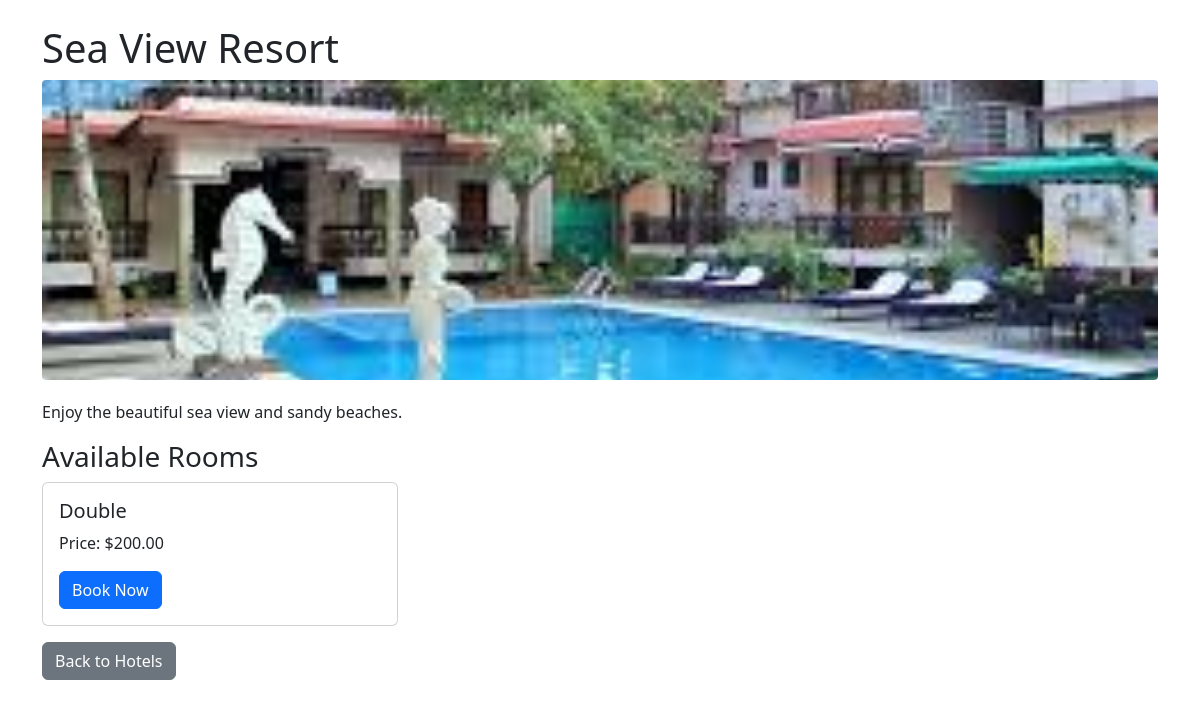
/hotel/22/, run on the app's committed database.
### booking/models.py (models this page shows, shortened)
class Hotel(models.Model):
    name = models.CharField(max_length=200)
    location = models.CharField(max_length=200)
    description = models.TextField()
    image = models.ImageField(upload_to='hotel_images/', blank=True, null=True)
    rating = models.DecimalField(max_digits=3, decimal_places=2, default=0.0)
    amenities = models.JSONField(default=list, blank=True)

class Room(models.Model):
    hotel = models.ForeignKey(Hotel, on_delete=models.CASCADE, related_name='rooms')
    room_type = models.CharField(max_length=100)
    price = models.DecimalField(max_digits=8, decimal_places=2)
    availability = models.BooleanField(default=True)

### booking/views.py (the view)
# urls.py: path('hotel/<int:hotel_id>/', views.hotel_detail, name='hotel_detail'),
def hotel_detail(request, hotel_id):
    hotel = get_object_or_404(Hotel, pk=hotel_id)
    rooms = hotel.rooms.filter(availability=True)
    return render(request, 'booking/hotel_detail.html', {'hotel': hotel, 'rooms': rooms})

### booking/templates/booking/hotel_detail.html (shortened to what this page needs)
<!DOCTYPE html>
<html>
<head>
    <link href="https://cdn.jsdelivr.net/npm/bootstrap@5.3.0/dist/css/bootstrap.min.css" rel="stylesheet">
</head>
<body>
<div class="container mt-4 fade-in">
    <h1>{{ hotel.name }}</h1>
    {% if hotel.image %}
    <img src="{{ hotel.image.url }}" alt="{{ hotel.name }}" class="hotel-image">
    {% else %}
    <img src="https://via.placeholder.com/800x300?text=No+Image" alt="No Image" class="hotel-image">
    {% endif %}
    <p>{{ hotel.description }}</p>
    <h3>Available Rooms</h3>
    <div class="row row-cols-1 row-cols-md-3 g-4">
        {% for room in rooms %}
        <div class="col">
            <div class="card room-card h-100">
                <div class="card-body">
                    <h5 class="card-title">{{ room.room_type }}</h5>
                    <p class="card-text">Price: ${{ room.price }}</p>
                    <a href="{% url 'booking:book_room' room.id %}" class="btn btn-primary">Book Now</a>
                </div>
            </div>
        </div>
        {% empty %}
        <p>No rooms available.</p>
        {% endfor %}
    </div>
    <a href="{% url 'booking:hotel_list' %}" class="btn btn-secondary mt-3">Back to Hotels</a>
</div>
</body>
</html>

### booking/templates/booking/hotel_detail.html (style rules this page uses)
.fade-in { animation: fadeIn 1s ease-in-out; }
.hotel-image { width: 100%; height: 300px; object-fit: cover; border-radius: 0.25rem; margin-bottom: 20px; }
.room-card { transition: transform 0.3s ease; cursor: pointer; }

### data on the page
Hotel: name "Sea View Resort", image (picture), description "Enjoy the beautiful sea view and sandy beaches."
Room: room_type "Double", price "200.00"
